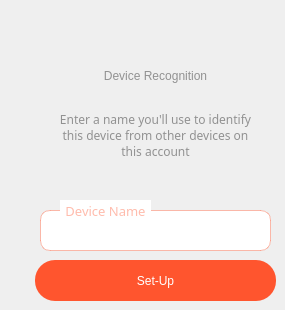
   <widget class="QWidget" name="page_2">
    <widget class="QLabel" name="qr_state_33">
     <property name="geometry">
      <rect>
       <x>65</x>
       <y>55</y>
       <width>181</width>
       <height>41</height>
      </rect>
     </property>
     <property name="styleSheet">
      <string notr="true">font: 81 15pt &quot;Urbanist ExtraBold&quot;;
color: rgba(0, 0, 0, 100);
background-color: rgba(255, 255, 255, 0);</string>
     </property>
     <property name="text">
      <string>Device Recognition</string>
     </property>
     <property name="alignment">
      <set>Qt::AlignCenter</set>
     </property>
     <property name="wordWrap">
      <bool>true</bool>
     </property>
    </widget>
    <widget class="QLabel" name="qr_state_34">
     <property name="geometry">
      <rect>
       <x>55</x>
       <y>110</y>
       <width>201</width>
       <height>51</height>
      </rect>
     </property>
     <property name="font">
      <font>
       <family>Urbanist ExtraBold</family>
       <pointsize>9</pointsize>
       <weight>10</weight>
       <italic>false</italic>
       <bold>false</bold>
      </font>
     </property>
     <property name="styleSheet">
      <string notr="true">font: 81 9pt &quot;Urbanist ExtraBold&quot;;
color: rgba(0, 0, 0, 100);
background-color: rgba(255, 255, 255, 0);</string>
     </property>
     <property name="text">
      <string>Enter a name you'll use to identify this device from other devices on this account</string>
     </property>
     <property name="alignment">
      <set>Qt::AlignCenter</set>
     </property>
     <property name="wordWrap">
      <bool>true</bool>
     </property>
    </widget>
    <widget class="QLabel" name="qr_state_35">
     <property name="geometry">
      <rect>
       <x>60</x>
       <y>200</y>
       <width>91</width>
       <height>21</height>
      </rect>
     </property>
     <property name="font">
      <font>
       <family>Urbanist ExtraBold</family>
       <pointsize>10</pointsize>
       <weight>10</weight>
       <italic>false</italic>
       <bold>false</bold>
      </font>
     </property>
     <property name="styleSheet">
      <string notr="true">font: 81 10pt &quot;Urbanist ExtraBold&quot;;
color:  rgba(255, 85, 46, 100);
background-color: rgb(255, 255, 255);</string>
     </property>
     <property name="text">
      <string>Device Name</string>
     </property>
     <property name="alignment">
      <set>Qt::AlignCenter</set>
     </property>
     <property name="wordWrap">
      <bool>true</bool>
     </property>
    </widget>
    <widget class="QPushButton" name="auto3_11">
     <property name="geometry">
      <rect>
       <x>35</x>
       <y>260</y>
       <width>241</width>
       <height>41</height>
      </rect>
     </property>
     <property name="styleSheet">
      <string notr="true">QPushButton{
background-color: rgb(255, 85, 46);
color: rgb(255, 255, 255);
border-radius: 20px;
font: 63 10pt &quot;Urbanist SemiBold&quot;;
}
QPushButton:hover{
background-color: rgba(255, 85, 46, 150);
}</string>
     </property>
     <property name="text">
      <string>Set-Up</string>
     </property>
     <property name="iconSize">
      <size>
       <width>24</width>
       <height>24</height>
      </size>
     </property>
    </widget>
    <widget class="QLineEdit" name="lineEdit_15">
     <property name="geometry">
      <rect>
       <x>40</x>
       <y>210</y>
       <width>231</width>
       <height>41</height>
      </rect>
     </property>
     <property name="styleSheet">
      <string notr="true">border: 1px solid rgba(255, 85, 46, 100);
border-radius: 10px;
font: 81 9pt &quot;Urbanist SemiBold&quot;;</string>
     </property>
     <property name="maxLength">
      <number>20</number>
     </property>
     <property name="alignment">
      <set>Qt::AlignCenter</set>
     </property>
    </widget>
    <zorder>qr_state_33</zorder>
    <zorder>qr_state_34</zorder>
    <zorder>auto3_11</zorder>
    <zorder>lineEdit_15</zorder>
    <zorder>qr_state_35</zorder>
   </widget>
